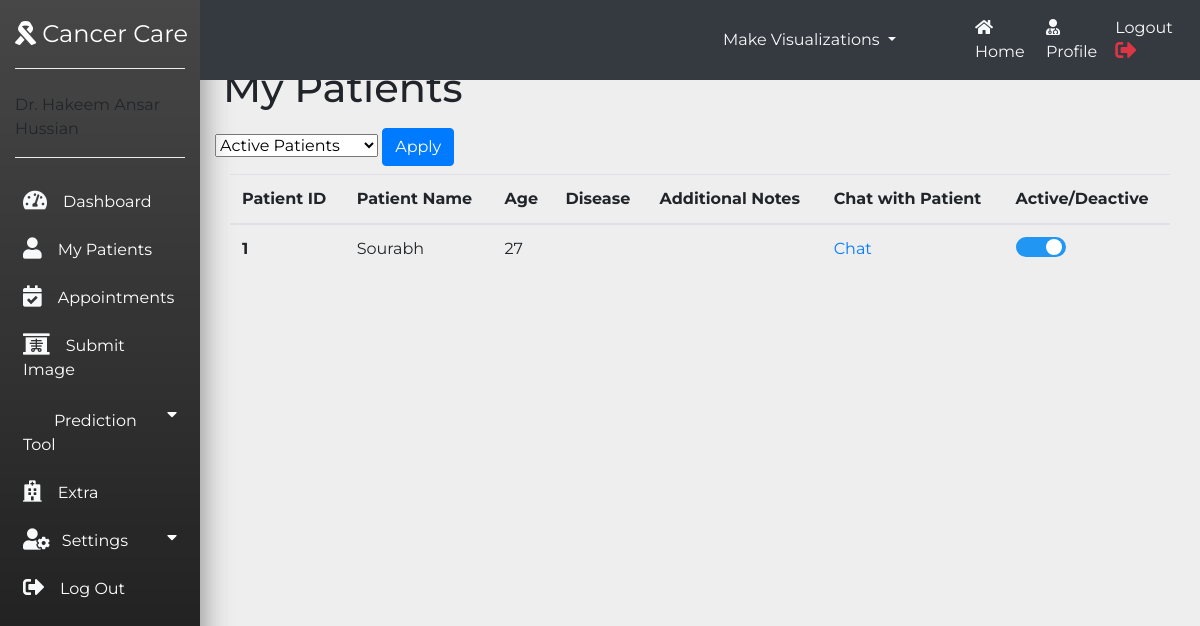
The app's page /docpatients/ (signed in) with its own data.
### myapp/models.py (models this page shows, shortened)
class mydoctor(models.Model):
    doc_name = models.CharField(max_length = 30)
    doc_email = models.EmailField(null=True , blank=True)
    doc_contact = models.CharField(max_length = 12, null= True)
    doc_img = models.ImageField(null=True,blank=True)
    doc_experience = models.IntegerField()
    doc_pincode = models.IntegerField()
    doc_city = models.CharField(max_length = 20)
    doc_state = models.CharField(max_length = 20)
    qualification = models.TextField(null=True , blank=True)
    specialization = models.CharField(max_length = 80)
    doc_pass = models.CharField(max_length = 50)
    doc_img = models.ImageField(null=True,blank=True)
    clinic_id = models.ForeignKey(myclinic, on_delete = models.CASCADE,null=True,blank=True)
    hospital_id = models.ForeignKey(myhospital, on_delete = models.CASCADE,null=True,blank=True)
    GENDER_CHOICES = (
        ('M', 'Male'),
        ('F', 'Female'),
    )
    doc_gender = models.CharField(max_length=1, choices=GENDER_CHOICES)

class myappointment(models.Model):
    patient_id = models.ForeignKey(mypatient, on_delete = models.CASCADE)
    doctor_id = models.ForeignKey(mydoctor, on_delete=models.CASCADE)
    app_time = models.TimeField(null=True,blank=True)
    app_applyTime_Date = models.DateTimeField()
    app_date = models.DateField()
    app_timeofday = models.CharField(max_length = 20)
    app_reason = models.TextField(null=True, blank = True)
    app_isactive = models.BooleanField(default=False)
    app_notes = models.TextField(null=True,blank=True)
    Appointment_Status = (
        ('A', 'Approved'),
        ('NA', 'Not Approved'),
        ('P', 'Pending')
    )
    app_status = models.CharField(max_length=2, choices=Appointment_Status,default='P')

class mypatient(models.Model):
    patient_id = models.CharField(max_length=30)
    pat_img = models.ImageField(null=True,blank=True)
    pat_name = models.CharField(max_length = 30)
    pat_email = models.EmailField()
    pat_pass = models.CharField(max_length = 40)
    pat_contact = models.CharField(max_length = 12,null = True)
    pat_pincode = models.IntegerField(null = True)
    pat_address = models.CharField(max_length = 100,null = True)
    pat_city = models.CharField(max_length = 20,null = True)
    pat_state = models.CharField(max_length = 20,null = True)
    pat_dob = models.DateField(max_length = 8,null = True)
    pat_bloodgroup = models.CharField(max_length = 3,null = True)
    pat_age = models.IntegerField(null = True)
    GENDER_CHOICES = (
        ('M', 'Male'),
        ('F', 'Female'),
    )
    pat_gender = models.CharField(max_length=1, choices=GENDER_CHOICES,null = True)

### myapp/views.py (the view, shortened to what this page needs)
# urls.py: path('docpatients/',views.docpatients,name="docpatients"),
def docpatients(request):
    if not request.session.has_key('docem'):
        return redirect("/doclogin")
    curr_doc = mydoctor.objects.get(doc_email = request.session.get('docem'))
    appointments = myappointment.objects.filter(doctor_id = curr_doc, app_isactive = True)
    selected_field = 'enabled'
    return render(request,'doctorF/docpatients.html',{'appointments':appointments,'selected_field':selected_field})

### Template/doctorF/docpatients.html (shortened to what this page needs)
{% extends 'doctorF/docsidebar.html' %} {% load static %}
{% block content %}
<div class="container">
    <div class="container-fluid">
        <div class="row">
            <div class="col-md-12 p-2">
                <h1>My Patients</h1>
            </div>
        </div>
        <div class="row">
            <form action="" method="POST">
                <select name="apply_filter" id="">
                    {% if selected_field == 'enabled' %}
                        <option value="enabled" selected >Active Patients</option>
                     {% else %}
                     <option value="enabled" selected >Active Patients</option>
                     {% endif %}
                </select>
                <input type="submit" value="Apply" class='btn btn-primary'>
            </form>
        </div>
        <div class="row">
            <div class="col-md-12">
                <table class="table mt-2">
                    <thead>
                        <tr>
                            <th scope="col">Patient ID</th>
                            <th scope="col">Patient Name</th>
                            <th scope="col">Age</th>
                            <th scope="col">Disease</th>
                            <th scope="col">Additional Notes</th>
                            <th scope="col">Chat with Patient</th>
                            <th scope="col">Active/Deactive</th>
                        </tr>
                    </thead>
                    <tbody>
                        {% for var in appointments %}
                        <tr>
                            <th scope="row">{{ forloop.counter}}</th>
                            <td>{{var.patient_id.pat_name}}</td>
                            <td>{{var.patient_id.pat_age}}</td>
                            <td>{{var.disease_id.dise_name}}</td>
                            <td>{{var.disease_id.dise_description}}</td>
                            <td>
                                {% if var.app_isactive == True %}
                                <a href="{% url 'docchatpage' var.id %}" style="text-decoration: none;" id="chat_link-{{var.id}}" style="pointer-events: none;" target="_blank">Chat</a>
                                {% elif var.app_isactive == False %}
                                <a href="#" style="text-decoration: none; pointer-events: none;" id="chat_link-{{var.id}}"  disable>Chat</a>
                                {% endif %}
                            </td>
                            <td>
                                {% if var.app_isactive == True %}
                                <label class="switch">
                                    <span class="slider round"></span>
                                </label>
                                 {% elif var.app_isactive == False %}
                                 <label class="switch">
                                    <input type="checkbox"  id="checked{{forloop.counter}}" onclick="test(this)" value="{{var.id}}">
                                    <span class="slider round"></span>
                                </label>
                                {% endif %}
                            </td>
                        </tr>
                        {% empty %}
                        <tr>
                            <td>No Patients Found</td>
                        </tr>
                        {% endfor %}
                    </tbody>
                </table>
            </div>
        </div>
    </div>
</div>
{% endblock %}

### Template/doctorF/docsidebar.html (shortened to what this page needs)
{% load static %}
<!doctype html>
<html lang="en">
<head>
    <link rel="stylesheet" href="{%static 'css/icofont.min.css' %}">
    <link rel="stylesheet" href="https://use.fontawesome.com/releases/v5.2.0/css/all.css">
    <link rel="stylesheet" href="https://stackpath.bootstrapcdn.com/bootstrap/4.3.1/css/bootstrap.min.css">
</head>
<body>
    <nav class="navbar navbar-expand-md navbar-light">
        <div class="collapse navbar-collapse" id="myNavbar">
            <div class="container-fluid">
                <div class="row">
                    <div class=" col-xl-2 col-lg-3 col-md-4 sidebar fixed-top">
                        <a href="#" class="navbar-brand text-white d-block mx-auto text-center py-3 mb-4 bottom-border" style="font-size:24px;"><span><i class="fas fa-ribbon"></i></span> Cancer Care</a>
                        <div class="bottom-border pb-3">
                            <p6 class="d-block text-center text-white"></p6>{{request.session.doc_name}}</p6>
                        </div>
                        <ul class="navbar-nav flex-column mt-4">
                            <li class="nav-item"><a href="{% url 'docdashboard' %}" class="nav-link text-white p-2 mb-2"><i class="fas fa-tachometer-alt text-light fa-lg mr-3"></i>Dashboard</a></li>
                            <li class="nav-item"><a href="{% url 'docpatients' %}" class="nav-link text-white p-2 mb-2"><i class="fas fa-user text-light fa-lg mr-3"></i>My Patients</a></li>
                            <li class="nav-item"><a href="{% url 'docappointment' %}" class="nav-link text-white p-2 mb-2"><i class="fas fa-calendar-check text-light fa-lg mr-3"></i>Appointments</a></li>
                            <li class="nav-item"><a href="#" class="nav-link text-white p-2 mb-2"><i class="fas fa-x-ray text-light fa-lg mr-3 "></i>Submit Image</a></li>
                            <li class="nav-item">
                                <a href="#pageSubmenu1" data-toggle="collapse" aria-expanded="false" class="nav-link text-white p-2 mb-2 " style="display: flex; justify-content: space-between;">
                                    <span><i class="icofont-magic icofont-lg text-light  mr-2"></i> Prediction Tool </span> <i class="fas fa-caret-down"></i>
                                </a>
                            </li>
                            <li class="nav-item"><a href="#" class="nav-link text-white p-2 mb-2"><i class="fas fa-hospital text-light fa-lg mr-3"></i>Extra</a></li>
                            <li class="nav-item">
                                <a href="#pageSubmenu2" data-toggle="collapse" aria-expanded="false" class="nav-link text-white p-2 mb-2 " style="display: flex; justify-content: space-between;">
                                    <span><i class="fas fa-user-cog text-light fa-lg mr-2"></i> Settings </span> <i class="fas fa-caret-down"></i>
                                </a>
                            </li>
                            <li class="nav-item"><a href="{% url 'doclogout' %}" class="nav-link text-white p-2 mb-2"><i class="fas fa-sign-out-alt text-light fa-lg mr-3"></i>Log Out</a></li>
                        </ul>
                    </div>
                    <div class=" col-xl-10 col-lg-9 col-md-8 ml-auto bg-dark fixed-top py-2 top-navbar ">
                        <div class="row align-items-center ">
                            <div class="col-md-3">
                                <div class="collapse navbar-collapse" id="navbarNavDarkDropdown">
                                    <ul class="navbar-nav">
                                        <li class="nav-item dropdown">
                                            <a class="nav-link dropdown-toggle text-light" href="#" id="navbarDropdown" role="button" data-toggle="dropdown" aria-haspopup="true" aria-expanded="false">
                                                Make Visualizations
                                            </a>
                                        </li>
                                    </ul>
                                </div>
                            </div>
                            <div class="col-md-3">
                                <ul class="navbar-nav " style="align-content: flex-end; ">
                                    <li class="nav-item ">
                                        <a class="nav-link text-light " href="{% url 'docdashboard' %} " style="padding-left: 10px; "><span class="fas fa-home text-light mr-1"></span>Home</a>
                                    </li>
                                    <li class="nav-item ">
                                        <a class="nav-link text-light " href="{% url 'docprofile' %} " style="padding-left: 10px; "><span class="fas fa-user-md text-light mr-1"></span>Profile</a>
                                    </li>
                                    <li class="nav-item ">
                                        <a class="nav-link text-light " href="{% url 'doclogout' %} " style="padding-left: 10px; ">Logout <span><i
                                            class="fas fa-sign-out-alt text-danger fa-lg "></i></span></a>
                                    </li>
                                </ul>
                            </div>
                        </div>
                    </div>
                </div>
    </nav>
    <div class="container-fluid ">
        <div class="row ">
            <div class=" col-xl-10 col-lg-9 col-md-8 ml-auto ">
                <div class="row pt-md-4 mt-md-3 mb-2 ">
                    {% block content %}{%endblock%}
                </div>
            </div>
        </div>
    </div>
</body>
</html>

### records on screen
mydoctor: session.doc_name "Dr. Hakeem Ansar Hussian"
myappointment: patient_id.pat_name "Sourabh", patient_id.pat_age "27"
